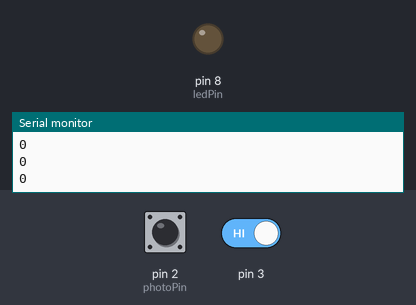
Recording of a sketch running on a simulated Arduino Uno, built with avr-gcc and run on an emulated ATmega328P. Shown: output pins drawn as LEDs (lit = HIGH), the last lines printed to the serial monitor. Inputs (shaded band) come from the test bench; at power-on: pin 2 (photoPin) HIGH, pin 3 HIGH.

Above: at 1.2 s.
1.3 s: pin 2 (photoPin) pulled LOW for 0.15 s
At 2.2 s:
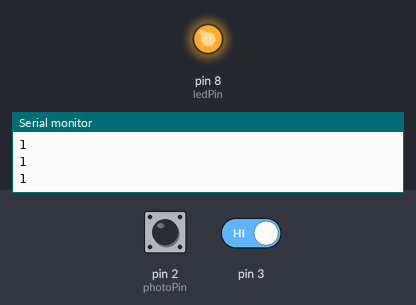
2.9 s: pin 3 driven LOW
At 4.0 s:
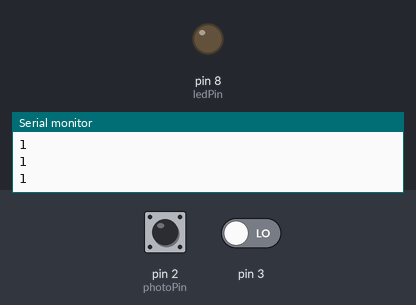
4.4 s: pin 2 (photoPin) pulled LOW for 1 s
At 5.9 s:
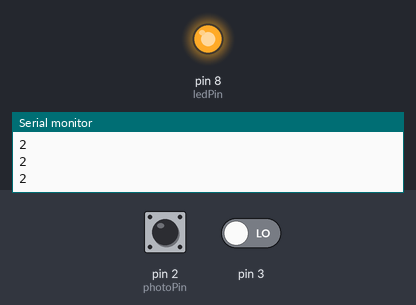
Timing chart, 0 to 7.4 s (numbered marks = the images above; inputs shaded):
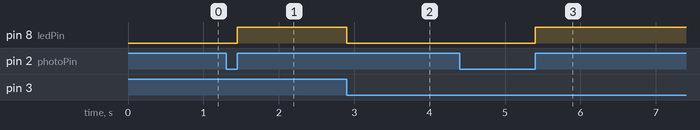

The sketch:

PhotointerrupterLED_2.ino
```cpp
// Photointerrupter Code 2 (attachInterrupt)
// Georgia Wyatt
/* Uses attachInterrupt to minimize mistakes when using photointerrupter activation to turn on/off an LED*/

int photoPin = 2;
int ledPin = 8;
int photoState = 0;
int interrupt = 0; //The interrupt variable counts how many times to photointerrupter has sensed something

int on(){  //LED functions are set as integers instead of in void loop()
digitalWrite(ledPin, HIGH);
delay(100);
interrupt = interrupt +1; //The varible interrupt increases everytime the LED blinks
}

int off() {
digitalWrite(ledPin, LOW);//When the photointerrupter is not activated, the LED is off
delay(100);
}


void setup(){
Serial.begin(9600);
pinMode(photoPin, INPUT_PULLUP);
pinMode (ledPin, OUTPUT);
attachInterrupt(digitalPinToInterrupt(3), off, FALLING); //When the photointerrupter senses falling movement, int off() is run
attachInterrupt(digitalPinToInterrupt(2), on, RISING); //When the photointerrupter senses rising movement, int on() is run

}

void loop() {
if(on){
Serial.println(interrupt); //Printing the variable interrupt allows the Serial Monitor to count LED blinks/photointerrupter activations
delay(100);
}
}
```

Measured:
- after the input at 1.3 s, pin 8 (ledPin): LOW → HIGH after 0.15 s
- after the input at 2.9 s, pin 8 (ledPin): HIGH → LOW at once
- after the input at 4.4 s, pin 8 (ledPin): LOW → HIGH after 1.0 s
